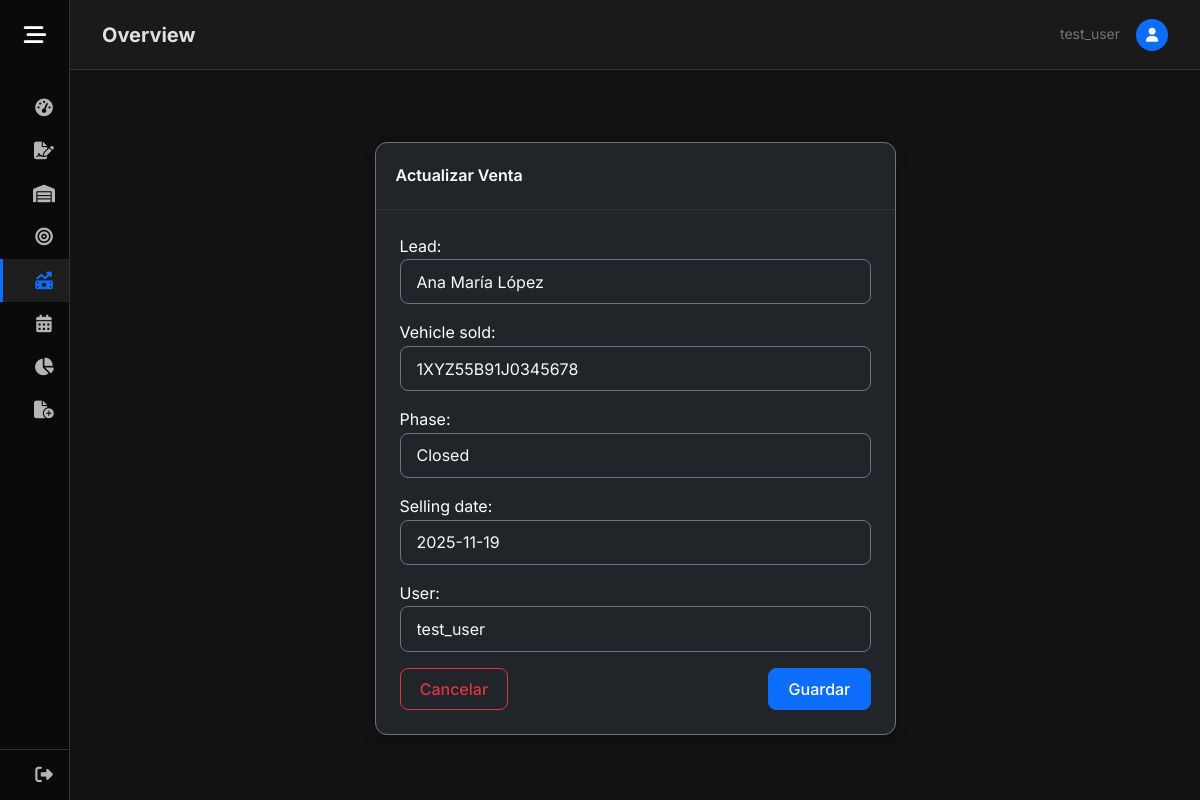
The page /sales_update/2 (signed in) on the database its author committed.
### GDMFX/models.py (models this page shows, shortened)
class Sales(models.Model):
    lead = models.OneToOneField(Leads, on_delete=models.CASCADE)
    created_at = models.DateTimeField(auto_now_add=True)
    vehicle_sold = models.ForeignKey(Vehicles, on_delete=models.SET_NULL, null=True, blank=True)
    PHASE_CHOICES = [
        ('Test Drive', 'Test Drive'),
        ('In progress', 'In progress'),
        ('Closed', 'Closed'),
    ]
    phase = models.CharField(max_length=20, choices=PHASE_CHOICES, default='Test Drive')
    selling_date = models.DateField(null=True, blank=True)
    user = models.ForeignKey(User, on_delete=models.CASCADE)

### GDMFX/views.py (the view, shortened to what this page needs)
# urls.py: path('sales_update/<int:id_sale>', views.update_sale, name='update_sale'),
@login_required
def update_sale(request, id_sale):
    sale = get_object_or_404(Sales, pk=id_sale, user=request.user)
    if request.method == 'GET':
        form = SalesForm(instance=sale)
        form.fields['user'].queryset = User.objects.filter(pk = request.user.pk)
        form.fields['user'].initial = request.user
        return render(request, 'update_sell.html', {'form': form})

### GDMFX/forms.py
class SalesForm(ModelForm):
    class Meta:
        model = Sales
        fields = ['lead', 'vehicle_sold', 'phase', 'selling_date', 'user']
        widgets = {
            'lead': forms.Select(attrs={'class': 'form-control bg-dark border-secondary text-light', 'PlaceHolder': 'Lead Name'}),
            'vehicle_sold': forms.Select(attrs={'class': 'form-control bg-dark border-secondary text-light'}),
            'phase': forms.Select(attrs={'class': 'form-control bg-dark border-secondary text-light'}),
            'selling_date': forms.DateInput(attrs={'class': 'form-control bg-dark border-secondary text-light datepicker', 'placeholder': 'Select Date'}),
            'user': forms.Select(attrs={'class': 'form-control bg-dark border-secondary text-light'})
        }

### GDMFX/models.py (called while the page is built)
    def __str__(self) -> str:
        return self.vin

    def __str__(self) -> str:
        return self.name

### GDMFX/templates/update_sell.html (shortened to what this page needs)
{% extends 'base.html' %}
{% block content %}
<div class="container mt-3">
    <div class="card shadow border-secondary bg-dark text-white" style="width: 50%; margin: 0 auto;">
        <div class="card-header">Actualizar Venta</div>
        <div class="card-body">
            <form method="post">
                {{ form.as_p }}
                <div class="d-flex justify-content-between">
                    <a href="{% url 'sales' %}" class="btn btn-outline-danger">Cancelar</a>
                    <button type="submit" class="btn btn-primary">Guardar</button>
                </div>
            </form>
        </div>
    </div>
</div>
{% endblock %}

### GDMFX/templates/base.html (shortened to what this page needs)
<!DOCTYPE html>
<html lang="en">
<head>
    {% load static %}
    <link href="https://cdn.jsdelivr.net/npm/bootstrap@5.3.3/dist/css/bootstrap.min.css" rel="stylesheet">
    <link rel="stylesheet" href="{% static 'css/base.css' %}?v=7">
    <link rel="stylesheet" href="https://cdnjs.cloudflare.com/ajax/libs/font-awesome/6.4.0/css/all.min.css">
    <link rel="stylesheet" href="https://cdn.jsdelivr.net/npm/flatpickr/dist/flatpickr.min.css">
    <link rel="stylesheet" type="text/css" href="https://npmcdn.com/flatpickr/dist/themes/dark.css">
</head>
<body class="{% if user.is_authenticated %}dashboard-body{% endif %}">
    {% if user.is_authenticated %}
    <div class="wrapper">
        <aside id="sidebar">
            <div class="sidebar-header d-flex align-items-center">
                <button id="toggle-btn" type="button" aria-label="Toggle Sidebar">
                    <i class="fa-solid fa-bars-staggered"></i>
                </button>
            </div>
            <ul class="sidebar-nav">
                <li class="sidebar-item">
                    <a href="{% url 'dashboard' %}"
                        class="sidebar-link {% if request.resolver_match.url_name == 'dashboard' %}active{% endif %}">
                        <i class="fa-solid fa-gauge-high"></i>
                    </a>
                </li>
                <li class="sidebar-item">
                    <a href="{% url 'contract' %}"
                        class="sidebar-link {% if 'contract' in request.path %}active{% endif %}">
                        <i class="fa-solid fa-file-signature"></i>
                    </a>
                </li>
                <li class="sidebar-item">
                    <a href="{% url 'inventory' %}"
                        class="sidebar-link {% if 'inventory' in request.path %}active{% endif %}">
                        <i class="fa-solid fa-warehouse"></i>
                    </a>
                </li>
                <li class="sidebar-item">
                    <a href="{% url 'leads' %}" class="sidebar-link {% if 'leads' in request.path %}active{% endif %}">
                        <i class="fa-solid fa-bullseye"></i>
                    </a>
                </li>
                <li class="sidebar-item">
                    <a href="{% url 'sales' %}" class="sidebar-link {% if 'sales' in request.path %}active{% endif %}">
                        <i class="fa-solid fa-money-bill-trend-up"></i>
                    </a>
                </li>
                <li class="sidebar-item">
                    <a href="{% url 'meets' %}" class="sidebar-link {% if 'meets' in request.path %}active{% endif %}">
                        <i class="fa-solid fa-calendar-days"></i>
                    </a>
                </li>
                <li class="sidebar-item">
                    <a href="{% url 'reports' %}" class="sidebar-link">
                        <i class="fa-solid fa-chart-pie"></i>
                    </a>
                </li>
                <li class="sidebar-item">
                    <a href="#" id="newEntryToggle" class="sidebar-link dropdown-toggle collapsed"
                        data-bs-toggle="collapse" data-bs-target="#formsSubmenu">
                        <i class="fa-solid fa-file-circle-plus"></i>
                    </a>
                </li>
            </ul>
            <div class="sidebar-footer">
                <a href="{% url 'logout' %}" class="sidebar-link logout-link">
                    <i class="fa-solid fa-right-from-bracket"></i>
                </a>
            </div>
        </aside>
        <main class="main">
            <nav class="navbar navbar-top mb-4">
                <div class="container-fluid px-0">
                    <h2 class="h5 mb-0 fw-bold">{% block page_title %}Overview{% endblock %}</h2>
                    <div class="ms-auto d-flex align-items-center">
                        <span class="text-secondary small me-3 d-none d-md-inline">{{ user.username }}</span>
                        <div class="bg-primary rounded-circle"
                            style="width: 32px; height: 32px; display: flex; align-items: center; justify-content: center;">
                            <i class="fa-solid fa-user text-white small"></i>
                        </div>
                    </div>
                </div>
            </nav>
            <div class="content-container">
                {% block content %}{% endblock %}
            </div>
        </main>
    </div>
    {% else %}
    <div class="auth-container">
        {% block auth_content %}
        {% endblock %}
    </div>
    {% endif %}
</body>
</html>

### static/css/base.css (style rules this page uses)
:root { --main-bg: #121212; --secondary-bg: #1a1a1a; --card-bg: #1e1e1e; --text-main: #e0e0e0; --text-muted: #a0a0a0; --text-light: #ffffff; --primary-color: #0d6efd; --primary-hover: #0b5ed7; --danger-color: #dc3545; --success-color: #198754; --warning-color: #ffc107; --sidebar-bg: #0a0a0a; --sidebar-link-hover: #1e1e1e; --sidebar-width-collapsed: 70px; --sidebar-width-expanded: 260px; --transition-speed: 0.25s; --box-shadow-card: 0 4px 6px rgba(0, 0, 0, 0.3); --box-shadow-hover: 0 10px 15px rgba(0, 0, 0, 0.4); --border-color: #333333; }
body { background-color: var(--main-bg); color: var(--text-main); font-family: 'Inter', sans-serif; margin: 0; overflow-x: hidden; line-height: 1.6; }
a { text-decoration: none; transition: 0.3s; color: var(--primary-color); }
h1, h2, h3, h4, h5, h6 { color: var(--text-light); font-weight: 600; }
.card { background-color: var(--card-bg); border: 1px solid var(--border-color); border-radius: 12px; box-shadow: var(--box-shadow-card); transition: transform 0.2s, box-shadow 0.2s; color: var(--text-main); }
.card-header { background-color: transparent; border-bottom: 1px solid var(--border-color); padding: 1.25rem; font-weight: 600; }
.card-body { padding: 1.5rem; }
.form-control, .form-select { background-color: #2d2d2d; border: 1px solid #404040; color: var(--text-light); border-radius: 8px; padding: 0.6rem 1rem; }
.form-control::placeholder { color: #888; }
.btn { border-radius: 8px; padding: 0.5rem 1.2rem; font-weight: 500; transition: all 0.2s; }
.btn-primary { background-color: var(--primary-color); border-color: var(--primary-color); }
#sidebar { width: var(--sidebar-width-collapsed); min-width: var(--sidebar-width-collapsed); z-index: 1050; transition: all var(--transition-speed) cubic-bezier(0.4, 0, 0.2, 1); display: flex; flex-direction: column; background-color: var(--sidebar-bg); position: fixed; top: 0; bottom: 0; height: 100vh; left: 0; border-right: 1px solid var(--border-color); }
.sidebar-header { padding: 1.2rem 0; height: 70px; display: flex; align-items: center; justify-content: flex-start; }
#toggle-btn { background: transparent; cursor: pointer; border: 0; min-width: var(--sidebar-width-collapsed); width: var(--sidebar-width-collapsed); text-align: center; color: var(--text-light); display: flex; align-items: center; justify-content: center; height: 100%; }
#toggle-btn i { font-size: 1.4rem; color: var(--text-light); }
.sidebar-nav { padding: 1rem 0; flex: 1 1 auto; list-style: none; overflow-y: auto; overflow-x: hidden; }
#sidebar:not(.expand) .sidebar-nav { overflow: visible; }
.sidebar-link { padding: 0.8rem 1.625rem; color: #b5b5b5; display: flex; align-items: center; font-size: 0.95rem; white-space: nowrap; border-left: 3px solid transparent; text-decoration: none; }
.sidebar-link i { font-size: 1.1rem; min-width: 30px; margin-right: 10px; text-align: center; }
.sidebar-link:hover, .sidebar-link.active { color: #fff; background-color: var(--sidebar-link-hover); border-left-color: var(--primary-color); text-decoration: none; }
.sidebar-link.active i { color: var(--primary-color); }
#sidebar:not(.expand) .sidebar-link.dropdown-toggle::after { display: none !important; }
#sidebar:not(.expand) .sidebar-item { position: relative; }
.sidebar-footer { border-top: 1px solid var(--border-color); padding: 0; }
.logout-link { padding: 1rem 1.625rem; }
.main { margin-left: var(--sidebar-width-collapsed); transition: margin-left var(--transition-speed) cubic-bezier(0.4, 0, 0.2, 1); width: auto; min-height: 100vh; padding: 0; background-color: var(--main-bg); }
.navbar-top { height: 70px; background-color: var(--secondary-bg); border-bottom: 1px solid var(--border-color); padding: 0 2rem; display: flex; align-items: center; }
.content-container { padding: 2rem; }

### rows shown on the page
Sales: lead "Ana María López", vehicle_sold "1XYZ55B91J0345678", phase "Closed", selling_date "2025-11-19", user "test_user"

### other values the page prints
{{ user.username }} "test_user"
